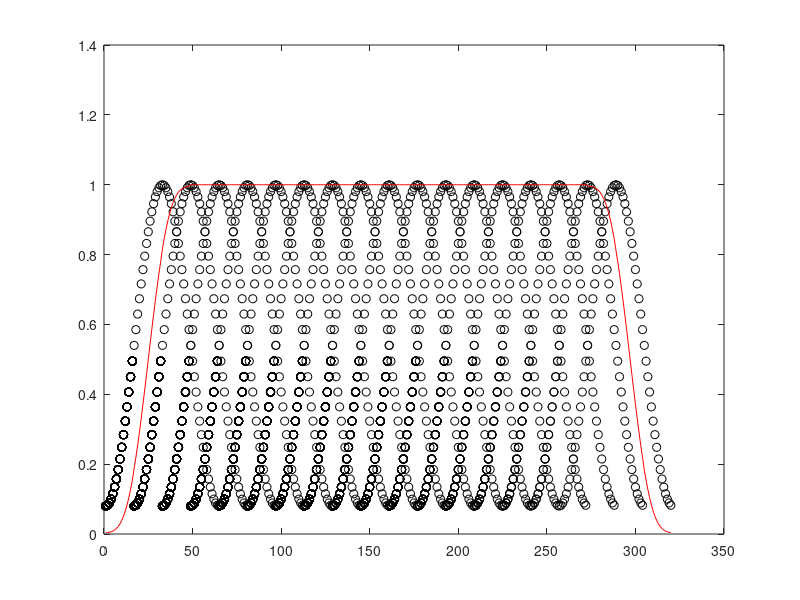

The MATLAB source for this figure:
clear, clc, close all

wlen = 64;                         % window length (recomended to be power of 2),   choose it!
h = wlen/4;                        % hop size (recomended to be power of 2),        choose it!
k = 5*wlen;                        % overlap-add span
win = hamming(wlen, 'periodic');   % window,                                        choose it!
s = zeros(k, 1);

for k = 0:h:k-wlen
    indx = k+1:k+wlen;             % current window location
    s(indx) = s(indx) + win.^2;    % window overlap-add
    winp(indx) = win;              % for plot only
    plot(winp, 'ok')               % plot just this window
    hold on
end

W0 = sum(win.^2);                  % find W0
s = h*s/W0;                        % scale the window overlap-add
plot(s, 'r');                      % plot window overlap-add